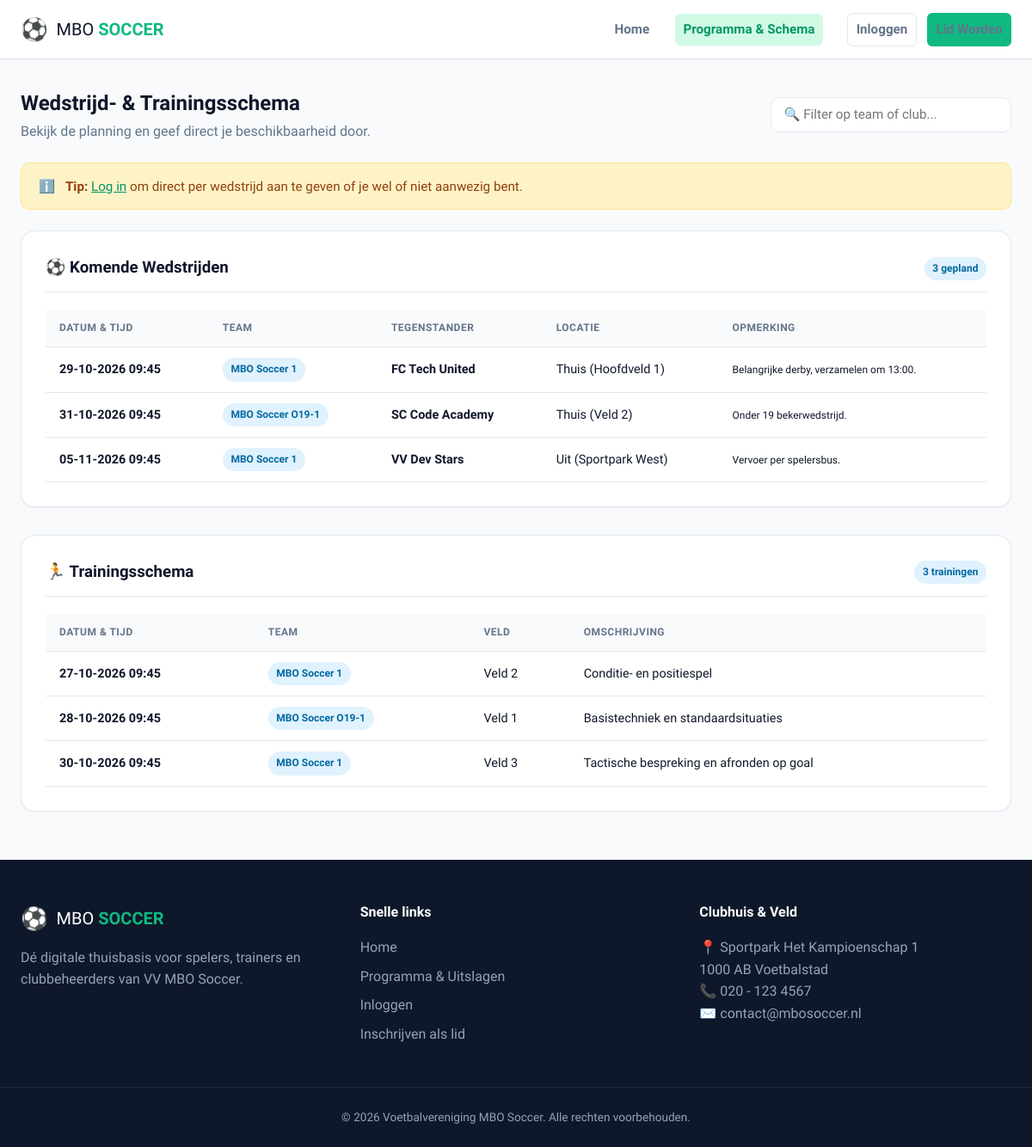
Page /schedule.php on the committed database.
### tables this page shows
CREATE TABLE `matches` (
    `id` INT AUTO_INCREMENT PRIMARY KEY,
    `team_id` INT NOT NULL,
    `opponent` VARCHAR(100) NOT NULL,
    `match_date` DATETIME NOT NULL,
    `location` ENUM('Thuis', 'Uit') NOT NULL DEFAULT 'Thuis',
    `field_number` VARCHAR(20) DEFAULT 'Veld 1',
    `status` ENUM('Gepland', 'Gespeeld', 'Afgelast') NOT NULL DEFAULT 'Gepland',
    `notes` TEXT NULL,
    `created_at` TIMESTAMP DEFAULT CURRENT_TIMESTAMP,
    CONSTRAINT `fk_matches_team` FOREIGN KEY (`team_id`) REFERENCES `teams` (`id`) ON DELETE CASCADE
);

CREATE TABLE `teams` (
    `id` INT AUTO_INCREMENT PRIMARY KEY,
    `name` VARCHAR(100) NOT NULL,
    `category` VARCHAR(50) NOT NULL,
    `trainer_id` INT NULL,
    `created_at` TIMESTAMP DEFAULT CURRENT_TIMESTAMP,
    CONSTRAINT `fk_teams_trainer` FOREIGN KEY (`trainer_id`) REFERENCES `users` (`id`) ON DELETE SET NULL
);

CREATE TABLE `trainings` (
    `id` INT AUTO_INCREMENT PRIMARY KEY,
    `team_id` INT NOT NULL,
    `training_date` DATETIME NOT NULL,
    `field_number` VARCHAR(20) DEFAULT 'Veld 2',
    `description` VARCHAR(255) NULL,
    `created_at` TIMESTAMP DEFAULT CURRENT_TIMESTAMP,
    CONSTRAINT `fk_trainings_team` FOREIGN KEY (`team_id`) REFERENCES `teams` (`id`) ON DELETE CASCADE
);

### includes/auth_check.php (called while the page is built, shortened)
<?php
function isLoggedIn(): bool {
    return isset($_SESSION['user_id']);
}
function currentUser(): ?array {
    if (!isLoggedIn()) {
        return null;
    }
    return [
        'id' => $_SESSION['user_id'],
        'name' => $_SESSION['user_name'] ?? 'Gebruiker',
        'email' => $_SESSION['user_email'] ?? '',
        'role' => $_SESSION['user_role'] ?? 'lid'
    ];
}
function e($value): string {
    return htmlspecialchars((string)($value ?? ''), ENT_QUOTES, 'UTF-8');
}

### config/Database.php (called while the page is built, shortened)
<?php
class Database {
    private static $conn = null;
    public static function connect(): PDO {
        if (self::$conn === null) {
            $host = 'db';
            $dbname = 'phples';
            $username = 'root';
            $password = 'supergeheim';
            self::$conn = new PDO(
                "mysql:host=$host;dbname=$dbname;charset=utf8mb4",
                $username,
                $password,
                [
                    PDO::ATTR_ERRMODE => PDO::ERRMODE_EXCEPTION,
                    PDO::ATTR_DEFAULT_FETCH_MODE => PDO::FETCH_ASSOC
                ]
            );
        }
        return self::$conn;
    }
}

### classes/MatchGame.php (called while the page is built, shortened)
<?php
require_once __DIR__ . '/../config/Database.php';
class MatchGame {
    private $db;
    public function __construct() {
        $this->db = Database::connect();
    }
    public function getUpcoming(int $limit = 20, $userId = null) {
        $stmt = $this->db->prepare("
            SELECT m.*, t.name as team_name
            FROM matches m
            JOIN teams t ON m.team_id = t.id
            WHERE m.match_date >= NOW()
            ORDER BY m.match_date ASC
            LIMIT :limit
        ");
        $stmt->bindValue(':limit', $limit, PDO::PARAM_INT);
        $stmt->execute();
        return $stmt->fetchAll();
    }
}

### classes/Training.php (called while the page is built, shortened)
<?php
require_once __DIR__ . '/../config/Database.php';
class Training {
    private $db;
    public function __construct() {
        $this->db = Database::connect();
    }
    public function getUpcoming(int $limit = 20) {
        $stmt = $this->db->prepare("
            SELECT tr.*, t.name as team_name
            FROM trainings tr
            JOIN teams t ON tr.team_id = t.id
            WHERE tr.training_date >= NOW()
            ORDER BY tr.training_date ASC
            LIMIT :limit
        ");
        $stmt->bindValue(':limit', $limit, PDO::PARAM_INT);
        $stmt->execute();
        return $stmt->fetchAll();
    }
}

### schedule.php (the view, shortened to what this page needs)
<?php
require_once __DIR__ . '/includes/header.php';
require_once __DIR__ . '/classes/MatchGame.php';
require_once __DIR__ . '/classes/Training.php';
$matchModel = new MatchGame();
$trainingModel = new Training();
$userId = $user ? $user['id'] : null;
$matches = $matchModel->getUpcoming(20, $userId);
$trainings = $trainingModel->getUpcoming(20);
?>
<div style="display: flex; justify-content: space-between; align-items: center; margin-bottom: 1.5rem; flex-wrap: wrap; gap: 1rem;">
    <div>
        <h2>Wedstrijd- & Trainingsschema</h2>
        <p style="color: var(--text-muted);">Bekijk de planning en geef direct je beschikbaarheid door.</p>
    </div>
    <search style="max-width: 280px; width: 100%;">
        <input type="search" class="form-control" placeholder="🔍 Filter op team of club..." data-table-filter="#matchesTable">
    </search>
</div>
<?php if (!$user): ?>
    <aside class="alert alert-danger" style="background: #fef3c7; color: #92400e; border-color: #fde68a;">
        <span>ℹ️</span>
        <p><strong>Tip:</strong> <a href="/login.php" style="text-decoration: underline;">Log in</a> om direct per wedstrijd aan te geven of je wel of niet aanwezig bent.</p>
    </aside>
<?php endif; ?>
<section class="card">
    <header class="card-header">
        <h3>⚽ Komende Wedstrijden</h3>
        <span class="badge badge-info"><?= count($matches) ?> gepland</span>
    </header>
    <?php if (empty($matches)): ?>
        <p style="color: var(--text-muted); padding: 1rem;">Geen aankomende wedstrijden gevonden.</p>
    <?php else: ?>
        <div class="table-responsive">
            <table class="table" id="matchesTable">
                <thead>
                    <tr>
                        <th>Datum & Tijd</th>
                        <th>Team</th>
                        <th>Tegenstander</th>
                        <th>Locatie</th>
                        <th>Opmerking</th>
                    </tr>
                </thead>
                <tbody>
                    <?php foreach ($matches as $m): ?>
                        <tr>
                            <td><strong><?= date('d-m-Y H:i', strtotime($m['match_date'])) ?></strong></td>
                            <td><span class="badge badge-info"><?= e($m['team_name']) ?></span></td>
                            <td><strong><?= e($m['opponent']) ?></strong></td>
                            <td><?= e($m['location']) ?> (<?= e($m['field_number']) ?>)</td>
                            <td><small><?= e($m['notes'] ?: '-') ?></small></td>
                        </tr>
                    <?php endforeach; ?>
                </tbody>
            </table>
        </div>
    <?php endif; ?>
</section>
<section class="card" style="margin-top: 2rem;">
    <header class="card-header">
        <h3>🏃 Trainingsschema</h3>
        <span class="badge badge-info"><?= count($trainings) ?> trainingen</span>
    </header>
    <?php if (empty($trainings)): ?>
        <p style="color: var(--text-muted); padding: 1rem;">Geen trainingen gepland.</p>
    <?php else: ?>
        <div class="table-responsive">
            <table class="table">
                <thead>
                    <tr>
                        <th>Datum & Tijd</th>
                        <th>Team</th>
                        <th>Veld</th>
                        <th>Omschrijving</th>
                    </tr>
                </thead>
                <tbody>
                    <?php foreach ($trainings as $tr): ?>
                        <tr>
                            <td><strong><?= date('d-m-Y H:i', strtotime($tr['training_date'])) ?></strong></td>
                            <td><span class="badge badge-info"><?= e($tr['team_name']) ?></span></td>
                            <td><?= e($tr['field_number']) ?></td>
                            <td><?= e($tr['description'] ?: 'Reguliere training') ?></td>
                        </tr>
                    <?php endforeach; ?>
                </tbody>
            </table>
        </div>
    <?php endif; ?>
</section>
<?php require_once __DIR__ . '/includes/footer.php'; ?>

### rows in the picture
matches: match_date "29-10-2026 09:45", team.name "MBO Soccer 1", opponent "FC Tech United", location "Thuis", field_number "Hoofdveld 1", notes "Belangrijke derby, verzamelen om 13:00."
matches: match_date "31-10-2026 09:45", team.name "MBO Soccer O19-1", opponent "SC Code Academy", location "Thuis", field_number "Veld 2", notes "Onder 19 bekerwedstrijd."
matches: match_date "05-11-2026 09:45", team.name "MBO Soccer 1", opponent "VV Dev Stars", location "Uit", field_number "Sportpark West", notes "Vervoer per spelersbus."
trainings: training_date "27-10-2026 09:45", team.name "MBO Soccer 1", field_number "Veld 2", description "Conditie- en positiespel"
trainings: training_date "28-10-2026 09:45", team.name "MBO Soccer O19-1", field_number "Veld 1", description "Basistechniek en standaardsituaties"
trainings: training_date "30-10-2026 09:45", team.name "MBO Soccer 1", field_number "Veld 3", description "Tactische bespreking en afronden op goal"

### other values in the picture
count($matches) "3"
count($trainings) "3"
